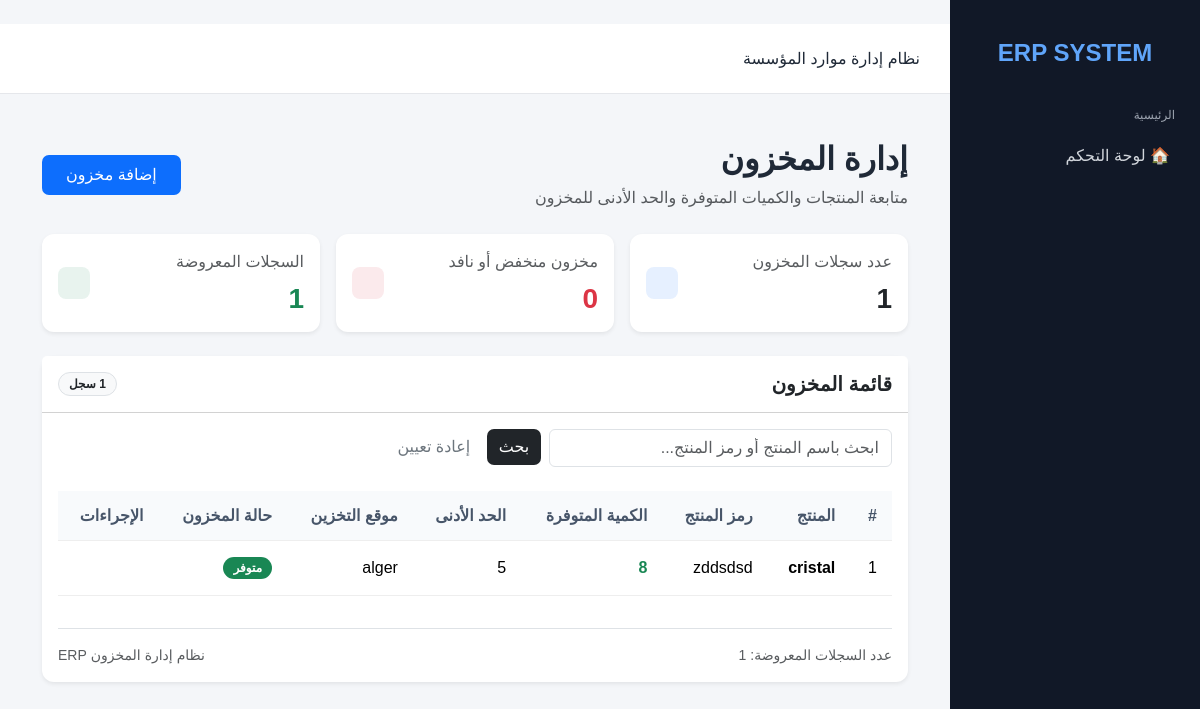
Screenshot of /inventory/ with the database file from the repository.
### inventory/models.py (models this page shows, shortened)
class Inventory(models.Model):
    product = models.OneToOneField(
        Product,
        on_delete=models.CASCADE,
        related_name="inventory",
        verbose_name="المنتج"
    )
    quantity = models.PositiveIntegerField(
        default=0,
        verbose_name="الكمية الحالية"
    )
    minimum_stock = models.PositiveIntegerField(
        default=5,
        verbose_name="الحد الأدنى للمخزون"
    )
    location = models.CharField(
        max_length=200,
        blank=True,
        verbose_name="موقع التخزين"
    )
    notes = models.TextField(
        blank=True,
        verbose_name="ملاحظات"
    )
    updated_at = models.DateTimeField(
        auto_now=True
    )
    class Meta:
        verbose_name = "مخزون"
        verbose_name_plural = "المخزون"
        ordering = ["product__name"]

### products/models.py (models this page shows, shortened)
class Product(models.Model):
    code = models.CharField(
        max_length=50,
        unique=True,
        verbose_name="كود المنتج"
    )
    name = models.CharField(
        max_length=200,
        verbose_name="اسم المنتج"
    )
    category = models.ForeignKey(
        Category,
        on_delete=models.PROTECT,
        related_name="products",
        verbose_name="الفئة"
    )
    description = models.TextField(
        blank=True,
        verbose_name="الوصف"
    )
    purchase_price = models.DecimalField(
        max_digits=12,
        decimal_places=2,
        default=0,
        verbose_name="سعر الشراء"
    )
    selling_price = models.DecimalField(
        max_digits=12,
        decimal_places=2,
        default=0,
        verbose_name="سعر البيع"
    )
    tax_rate = models.DecimalField(
        max_digits=5,
        decimal_places=2,
        default=19,
        verbose_name="نسبة الضريبة %"
    )
    minimum_stock = models.PositiveIntegerField(
        default=5,
        verbose_name="الحد الأدنى للمخزون"
    )
    is_active = models.BooleanField(
        default=True,
        verbose_name="نشط"
    )
    created_at = models.DateTimeField(
        auto_now_add=True
    )
    updated_at = models.DateTimeField(
        auto_now=True
    )
    stock_quantity = models.PositiveIntegerField(
    default=0,
    verbose_name="الكمية المتوفرة")
    class Meta:
        verbose_name = "منتج"
        verbose_name_plural = "المنتجات"
        ordering = ["name"]

### inventory/views.py (the view)
def inventory_list(request):
    inventories = Inventory.objects.select_related("product").all()
    search = request.GET.get("search", "").strip()
    if search:
        inventories = inventories.filter(
            Q(product__name__icontains=search) |
            Q(product__code__icontains=search)
        )
    low_stock_count = inventories.filter(
        quantity__lte=F("minimum_stock")
    ).count()
    context = {
        "inventories": inventories,
        "search": search,
        "low_stock_count": low_stock_count,
    }
    return render(request, "inventory/list.html", context)

### templates/inventory/list.html (shortened to what this page needs)
{% extends "base.html" %}
{% block content %}
<div class="container-fluid py-3" dir="rtl">
    <div class="d-flex justify-content-between align-items-center flex-wrap gap-3 mb-4">
        <div>
            <h2 class="fw-bold mb-2">
                إدارة المخزون
            </h2>
            <p class="text-muted mb-0">
                متابعة المنتجات والكميات المتوفرة والحد الأدنى للمخزون
            </p>
        </div>
<button type="button"
        class="btn btn-primary px-4 py-2"
        data-bs-toggle="modal"
        data-bs-target="#inventoryModal">
    إضافة مخزون
</button>
    </div>
    <div class="row g-3 mb-4">
        <div class="col-12 col-md-6 col-xl-4">
            <div class="card border-0 shadow-sm h-100">
                <div class="card-body d-flex justify-content-between align-items-center">
                    <div>
                        <p class="text-muted mb-2">عدد سجلات المخزون</p>
                        <h3 class="fw-bold mb-0">
                            {{ inventories|length }}
                        </h3>
                    </div>
                    <div class="bg-primary bg-opacity-10 text-primary rounded-3 p-3">
                    </div>
                </div>
            </div>
        </div>
        <div class="col-12 col-md-6 col-xl-4">
            <div class="card border-0 shadow-sm h-100">
                <div class="card-body d-flex justify-content-between align-items-center">
                    <div>
                        <p class="text-muted mb-2">مخزون منخفض أو نافد</p>
                        <h3 class="fw-bold text-danger mb-0">
                            {{ low_stock_count }}
                        </h3>
                    </div>
                    <div class="bg-danger bg-opacity-10 text-danger rounded-3 p-3">
                    </div>
                </div>
            </div>
        </div>
        <div class="col-12 col-md-6 col-xl-4">
            <div class="card border-0 shadow-sm h-100">
                <div class="card-body d-flex justify-content-between align-items-center">
                    <div>
                        <p class="text-muted mb-2">السجلات المعروضة</p>
                        <h3 class="fw-bold text-success mb-0">
                            {{ inventories|length }}
                        </h3>
                    </div>
                    <div class="bg-success bg-opacity-10 text-success rounded-3 p-3">
                    </div>
                </div>
            </div>
        </div>
    </div>
    <div class="card border-0 shadow-sm">
        <div class="card-header bg-white py-3">
            <div class="d-flex justify-content-between align-items-center flex-wrap gap-2">
                <h5 class="fw-bold mb-0">
                    قائمة المخزون
                </h5>
                <span class="badge bg-light text-dark border">
                    {{ inventories|length }} سجل
                </span>
            </div>
        </div>
        <div class="card-body">
            <form method="get" class="row g-2 mb-4">
                <div class="col-12 col-md-6 col-lg-5">
                    <input
                        type="text"
                        name="search"
                        class="form-control"
                        placeholder="ابحث باسم المنتج أو رمز المنتج..."
                        value="{{ search|default:'' }}"
                    >
                </div>
                <div class="col-12 col-md-auto">
                    <button type="submit" class="btn btn-dark">
                        بحث
                    </button>
                    <a href="{% url 'inventory:list' %}"
                       class="btn btn-outline-secondary">
                        إعادة تعيين
                    </a>
                </div>
            </form>
            <div class="table-responsive">
                <table class="table table-hover align-middle text-center">
                    <thead class="table-light">
                        <tr>
                            <th>#</th>
                            <th>المنتج</th>
                            <th>رمز المنتج</th>
                            <th>الكمية المتوفرة</th>
                            <th>الحد الأدنى</th>
                            <th>موقع التخزين</th>
                            <th>حالة المخزون</th>
                            <th>الإجراءات</th>
                        </tr>
                    </thead>
                    <tbody>
                        {% for item in inventories %}
                        <tr>
                            <td>{{ forloop.counter }}</td>
                            <td class="fw-bold">
                                {{ item.product.name|default:"غير محدد" }}
                            </td>
                            <td>
                                {{ item.product.code|default:"—" }}
                            </td>
                            <td class="fw-bold
                                {% if item.quantity <= 0 %}
                                    text-danger
                                {% elif item.quantity <= item.minimum_stock %}
                                    text-warning
                                {% else %}
                                    text-success
                                {% endif %}">
                                {{ item.quantity }}
                            </td>
                            <td>
                                {{ item.minimum_stock }}
                            </td>
                            <td>
                                {% if item.location %}
                                    {{ item.location }}
                                {% else %}
                                    <span class="text-muted">غير محدد</span>
                                {% endif %}
                            </td>
                            <td>
                                {% if item.quantity <= 0 %}
                                    <span class="badge bg-danger">
                                        <i class="bi bi-x-circle"></i>
                                        نفد المخزون
                                    </span>
                                {% elif item.quantity <= item.minimum_stock %}
                                    <span class="badge bg-warning text-dark">
                                        <i class="bi bi-exclamation-triangle"></i>
                                        مخزون منخفض
                                    </span>
                                {% else %}
                                    <span class="badge bg-success">
                                        متوفر
                                    </span>
                                {% endif %}
                            </td>
                            <td>
                                <div class="d-flex justify-content-center gap-2">
                                    <a href="{% url 'inventory:edit' item.pk %}"
                                       class="btn btn-sm btn-outline-primary"
                                       title="تعديل المخزون"
                                       aria-label="تعديل المخزون">
                                    </a>
                                    <form method="post"
                                          action="{% url 'inventory:delete' item.pk %}"
                                          onsubmit="return confirm('هل أنت متأكد من حذف سجل المخزون هذا؟');">
                                        <button type="submit"
                                                class="btn btn-sm btn-outline-danger"
                                                title="حذف المخزون"
                                                aria-label="حذف المخزون">
                                        </button>
                                    </form>
                                </div>
                            </td>
                        </tr>
                        {% endfor %}
                    </tbody>
                </table>
            </div>
            <div class="d-flex justify-content-between align-items-center flex-wrap gap-2 mt-3 pt-3 border-top">
                <small class="text-muted">
                    عدد السجلات المعروضة: {{ inventories|length }}
                </small>
                <small class="text-muted">
                    نظام إدارة المخزون ERP
                </small>
            </div>
        </div>
    </div>
</div>
{% endblock %}

### templates/base.html (style rules this page uses)
* { box-sizing: border-box; }
body { margin: 0; font-family: Tahoma, Arial, sans-serif; background: #f4f6f9; color: #1f2937; }
.btn { border: none; border-radius: 7px; cursor: pointer; text-decoration: none; }
.content .card { background: white; border-radius: 12px; box-shadow: 0 2px 10px rgba(0, 0, 0, .05); }
.content table { width: 100%; border-collapse: collapse; background: white; }
.content th, .content td { padding: 15px; border-bottom: 1px solid #eee; text-align: right; }
.content th { background: #f8fafc; color: #475569; }
.badge { padding: 5px 10px; border-radius: 20px; font-size: 12px; }

### rows the page displays
Inventory: product.name "cristal", product.code "zddsdsd", quantity "8", minimum_stock "5", location "alger", shows "متوفر"

### other values shown
{{ inventories|length }} "1"
{{ low_stock_count }} "0"
